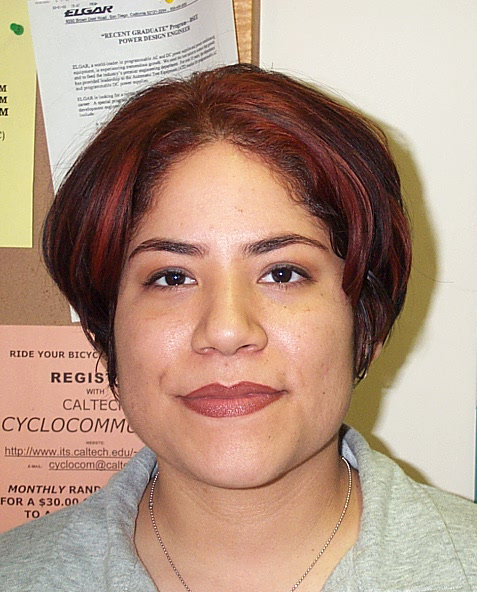
%> input picture Images/DB0/db0_1.jpg, 477 x 592 px
$ octave --eval "result = EyeMap(imread('../Images/DB0/db0_1.jpg'));"   (GNU Octave 9; MATLAB toolbox functions it lacks are replaced by stand-ins)
%> lines starting %> are read from the running program, lines starting %| are printed output that depends on the picture; in (x1, y1, x2, y2) boxes, pixels count from 0 and x2, y2 are one past the last pixel; in counts of white or black regions, pixels touching at a corner belong together; the program's own positions count from 1
function [binaryEyeMap] = EyeMap(img)
    % Convert the image to YCbCr color space
    YCbCr_image = rgb2ycbcr(img);
%> YCbCr_image: size 592x477x3 uint8; mean of channels 1, 2, 3 151.7, 115.8, 142.1

    % Extract the chrominance components (Cb and Cr)
    y = double(YCbCr_image(:,:,1));
    Cb = double(YCbCr_image(:,:,2));
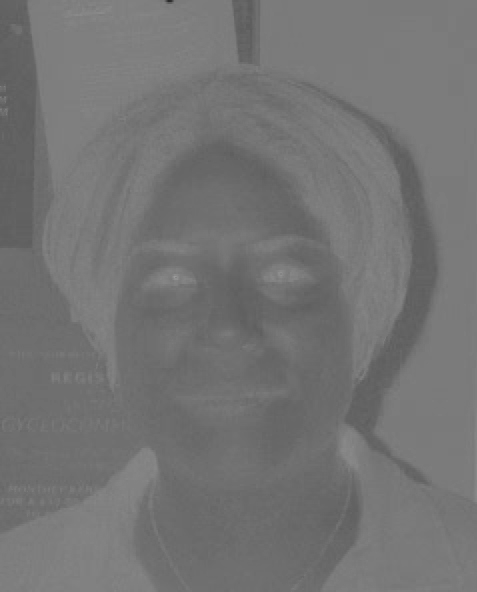
%> Cb: size 592x477 double; min 42, max 154, mean 115.8
    Cr = double(YCbCr_image(:,:,3));
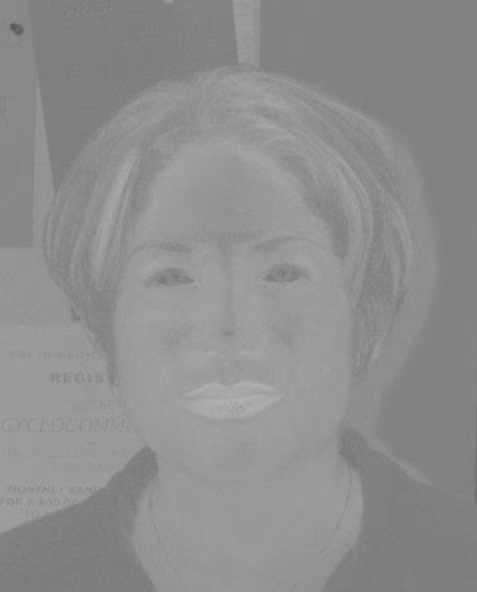
%> Cr: size 592x477 double; min 90, max 176, mean 142.1
    Cr_neg = 1 - Cr;
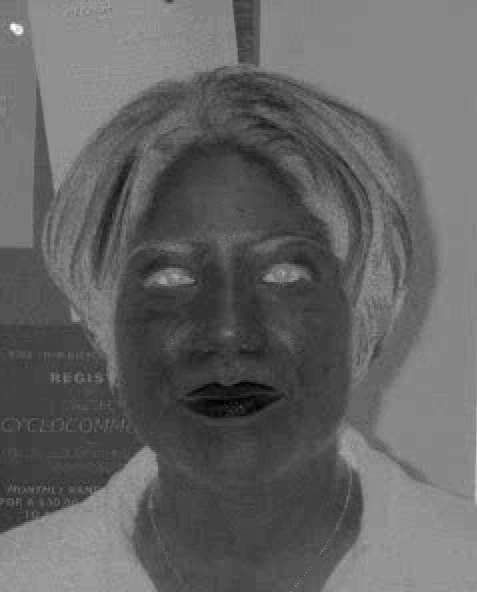
%> Cr_neg: size 592x477 double; min -175, max -89, mean -141.1; drawn with min black and max white

    % Compute the chrominance-based eye map (EyeMapC)
    EyeMapC = (1/3) * ( (Cb.^2) + (Cr_neg.^2) + (Cb./Cr) );
    EyeMapC = EyeMapC./max(EyeMapC(:));
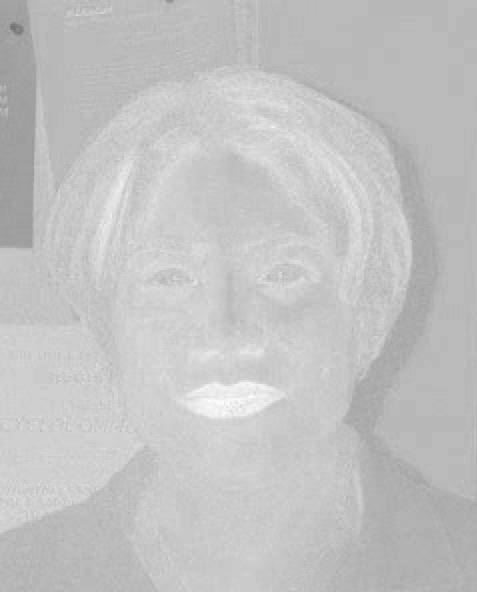
%> EyeMapC: size 592x477 double; min 0.456, max 1, mean 0.764

    % Morphological operations on the luminance component (optional)
    se = strel('disk', 7); % Adjust the size of the structuring element
    y_dilate = imdilate(y, se);
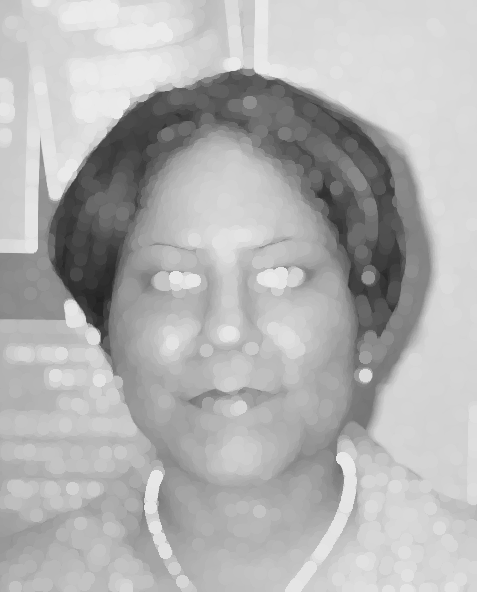
%> y_dilate: size 592x477 double; min 34, max 235, mean 178.4
    y_erode = imerode(y, se);
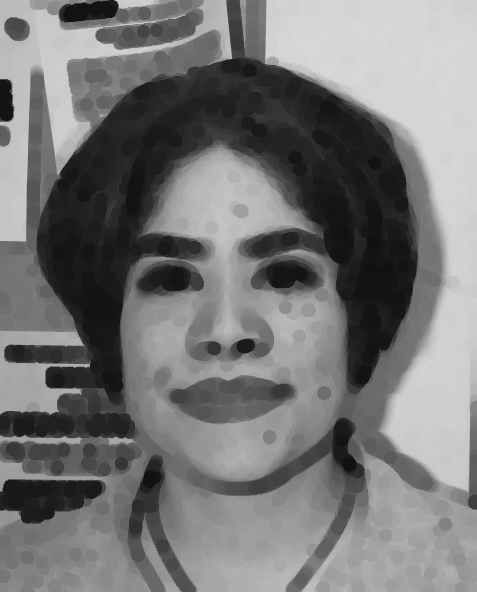
%> y_erode: size 592x477 double; min 17, max 216, mean 118.8

    % Compute the luminance-based eye map (EyeMapL)
    EyeMapL = y_dilate./(y_erode + 1);
    EyeMapL = EyeMapL./max(EyeMapL(:));

    % Combine the chrominance and luminance eye maps
    output = EyeMapC .* EyeMapL;

%     % Dilate the final binary eye map for better visualization
%     binaryEyeMap = imdilate(output, se);

     % Adjust the threshold value based on your requirements
    threshold = 0.48;

    % Apply the threshold to create a binary image
    binaryEyeMap = output > threshold;
%> binaryEyeMap: size 592x477 logical; 1.6% white; 39 white regions (20 under 20 px), largest, box (x1, y1, x2, y2) and area: (64, 1, 116, 22) 747, (7, 480, 51, 509) 547, (271, 267, 305, 288) 519

    % Dilate the final binary eye map for better visualization
    binaryEyeMap = imdilate(binaryEyeMap, se);
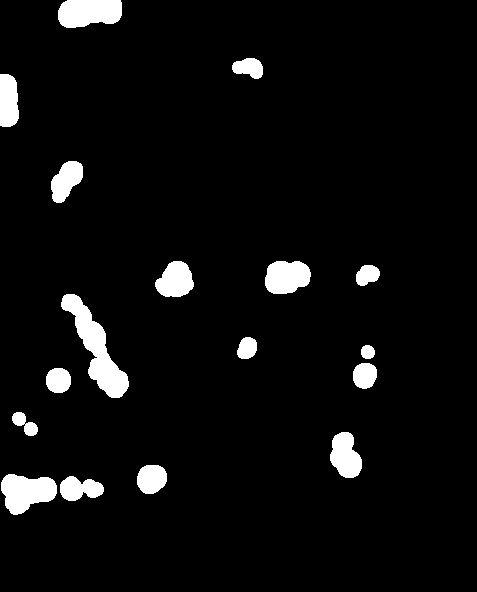
%> binaryEyeMap: size 592x477 logical; 5.2% white; 17 white regions, largest, box (x1, y1, x2, y2) and area: (61, 294, 129, 398) 2463, (1, 474, 57, 515) 1576, (58, 0, 122, 28) 1529

    % Apply circular Hough transform to find circles
%     radiusRange = [6, 10]; % Adjust the radius range based on expected eye size
%     sensitivity = 0.80; % Adjust the sensitivity based on your images
%     [circles, randii] = imfindcircles(binaryEyeMap, radiusRange, 'Sensitivity', sensitivity);
end

$ run again, on Images/DB0/db0_2.jpg
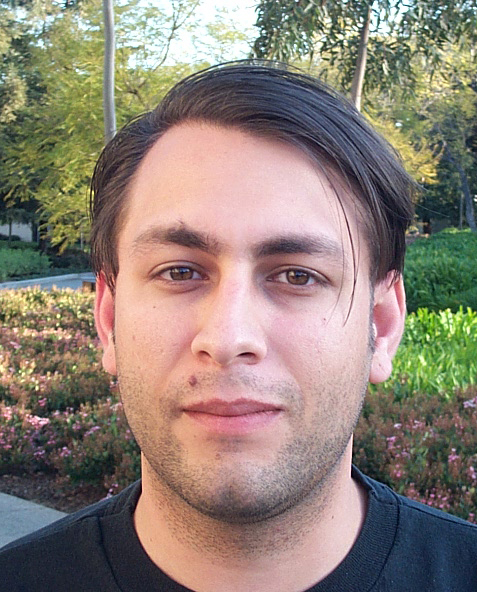
%> input picture Images/DB0/db0_2.jpg, 477 x 592 px
%> YCbCr_image: size 592x477x3 uint8; mean of channels 1, 2, 3 129.5, 121.6, 134.4
%> in EyeMap, `output = EyeMapC .* EyeMapL;`:
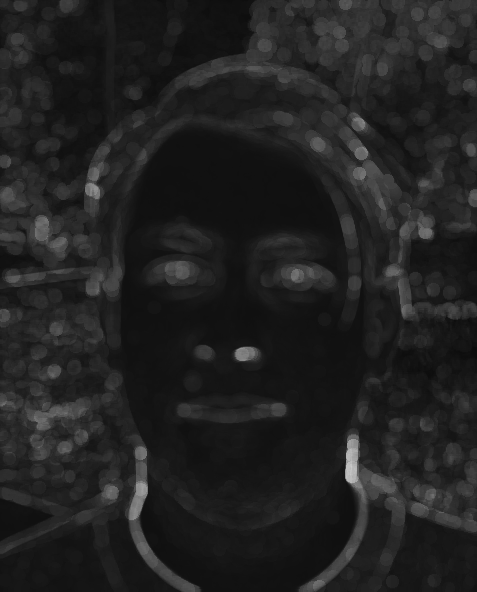
%> output: size 592x477 double; min 0.0449, max 0.799, mean 0.133
%> in EyeMap, `binaryEyeMap = imdilate(binaryEyeMap, se);`:
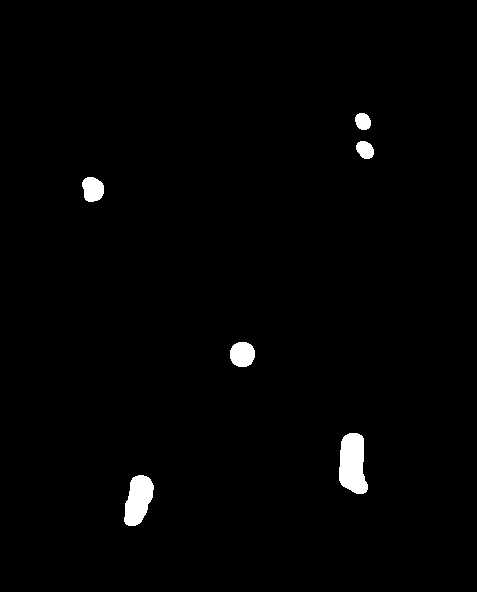
%> binaryEyeMap: size 592x477 logical; 1.4% white; 6 white regions, box (x1, y1, x2, y2) and area: (339, 433, 368, 494) 1372, (124, 475, 154, 526) 1068, (230, 342, 255, 367) 514, (82, 177, 104, 202) 437, (356, 141, 374, 159) 247, (355, 113, 371, 130) 217

$ run again, on Images/DB0/db0_3.jpg
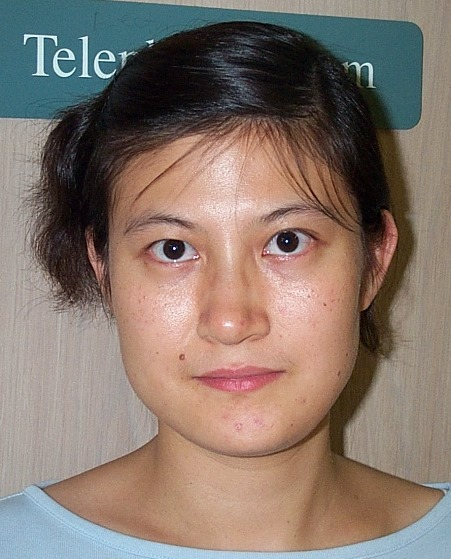
%> input picture Images/DB0/db0_3.jpg, 451 x 559 px
%> YCbCr_image: size 559x451x3 uint8; mean of channels 1, 2, 3 120.9, 121.3, 135.7
%> in EyeMap, `EyeMapL = EyeMapL./max(EyeMapL(:));`:
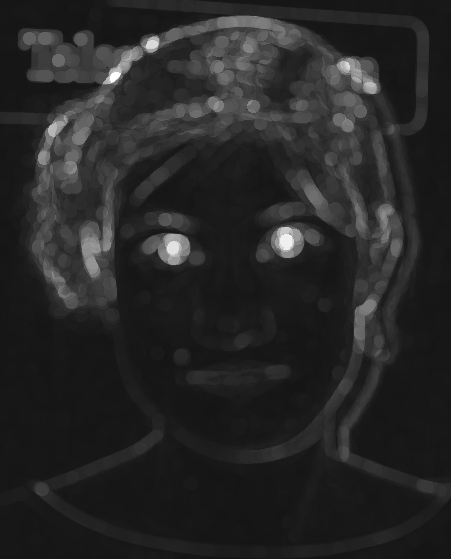
%> EyeMapL: size 559x451 double; min 0.083, max 1, mean 0.154
%> in EyeMap, `binaryEyeMap = imdilate(binaryEyeMap, se);`:
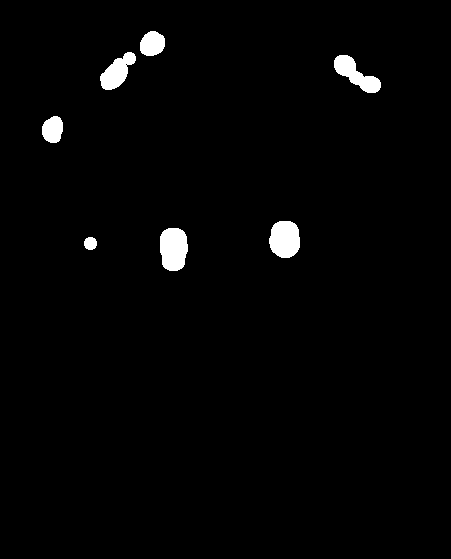
%> binaryEyeMap: size 559x451 logical; 1.8% white; 7 white regions, largest, box (x1, y1, x2, y2) and area: (160, 228, 188, 271) 1013, (269, 221, 300, 258) 942, (334, 55, 381, 93) 818

$ run again, on Images/DB0/db0_4.jpg
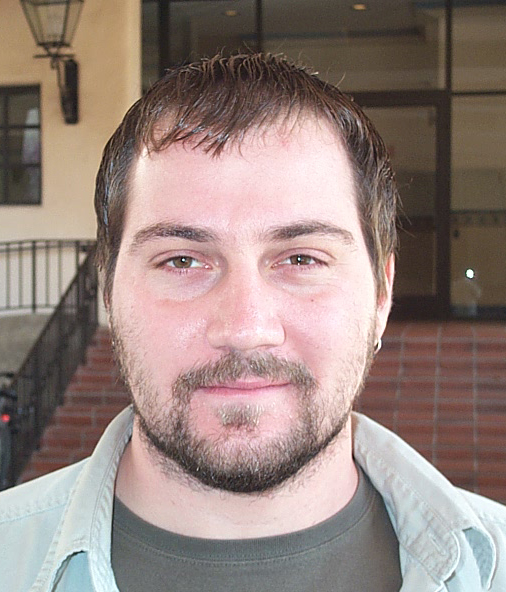
%> input picture Images/DB0/db0_4.jpg, 506 x 592 px
%> YCbCr_image: size 592x506x3 uint8; mean of channels 1, 2, 3 133.4, 122.8, 136.3
%> in EyeMap, `binaryEyeMap = imdilate(binaryEyeMap, se);`:
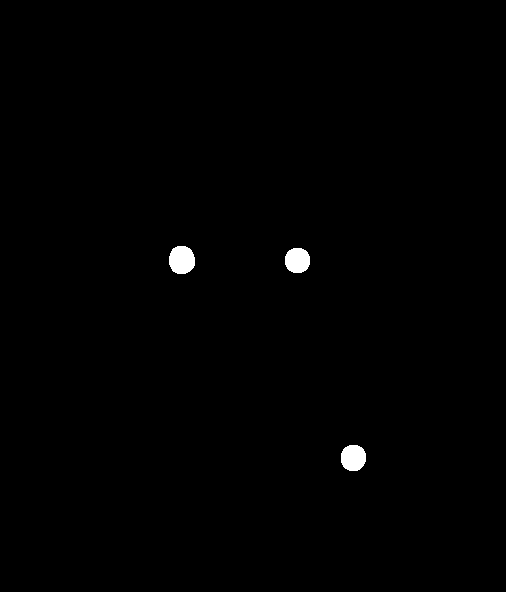
%> binaryEyeMap: size 592x506 logical; 0.55% white; 3 white regions, box (x1, y1, x2, y2) and area: (169, 246, 195, 274) 597, (341, 445, 366, 471) 537, (285, 248, 310, 273) 517
